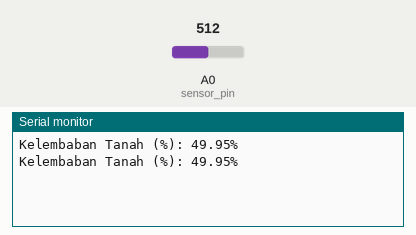
Simulated run of this sketch. Board: Arduino Uno, built with avr-gcc and run on an emulated ATmega328P. On the bench: the last lines printed to the serial monitor. Inputs (shaded band) come from the test bench; at power-on: A0 (sensor_pin) = 512.

Above: at 1.8 s.
1.9 s: A0 (sensor_pin) set to 716
At 2.8 s:
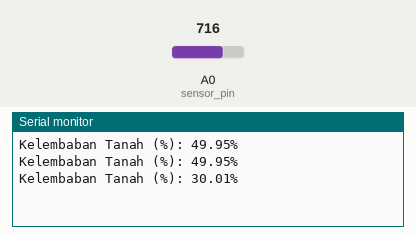
3.4 s: A0 (sensor_pin) set to 900
At 4.4 s:
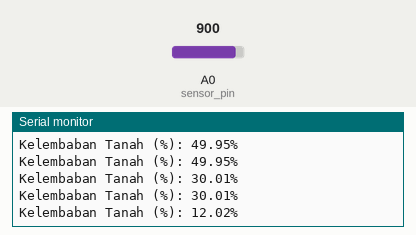
Timing chart, 0 to 6.4 s (numbered marks = the images above; inputs shaded):
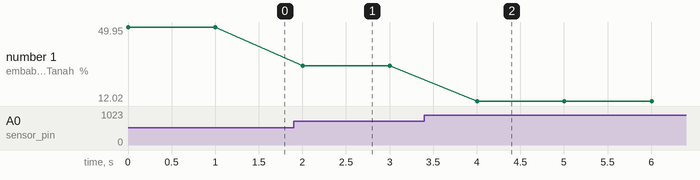

Measured:
- after the input at 1.9 s, the serial monitor: prints a new line after 0.10 s (image 1)
- after the input at 3.4 s, the serial monitor: prints a new line after 0.60 s (image 2)
- plotted number 1: 49.95 → 30.01 after the input at 1.9 s, 30.01 → 12.02 after the input at 3.4 s

The sketch:

soil_moisture_sensor_esp8266.ino
```cpp
// Belajar Menghubungkan Sensor Kelembaban Tanah Dengan ESP8266
// dan Sensor Tanah (Soil Misture Sensor v2.0)

// Tabel Setup Alur Pin
// Sensor | ESP8266
// ----------------
// GND    | G
// VCC    | D8
// AUOT   | AO

// Kode
const int sensor_pin = A0;

void setup() {
  // put your setup code here, to run once:
  Serial.begin(9600);
}

void loop() {
  // put your main code here, to run repeatedly:
  float moisture_percentage;
  moisture_percentage = (100.00 - ((analogRead(sensor_pin) / 1023.00) * 100.00));

  Serial.print("Kelembaban Tanah (%): ");
  Serial.print(moisture_percentage);
  Serial.println("%");

  delay(1000);
}
```
